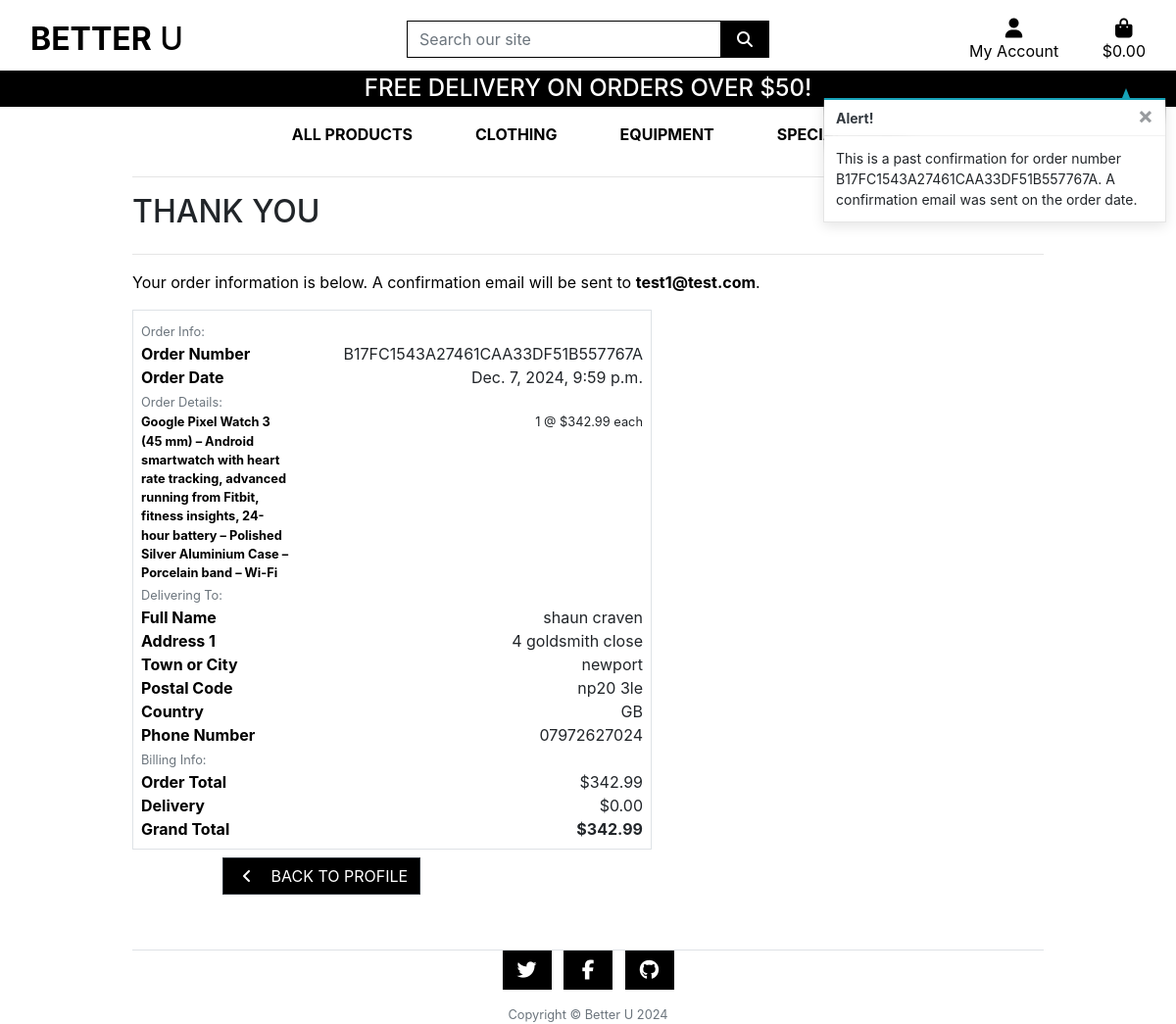
Screenshot of /profile/order_history/B17FC1543A27461CAA33DF51B557767A with the database file from the repository.
### checkout/models.py (models this page shows, shortened)
class Order(models.Model):
    order_number = models.CharField(max_length=32, null=False, editable=False)
    user_profile = models.ForeignKey(UserProfile, on_delete=models.SET_NULL,
                                     null=True, blank=True, related_name='orders')
    full_name = models.CharField(max_length=50, null=False, blank=False)
    email = models.EmailField(max_length=254, null=False, blank=False)
    phone_number = models.CharField(max_length=20, null=False, blank=False)
    country = CountryField(blank_label='Country *', null=False, blank=False)
    postcode = models.CharField(max_length=20, null=True, blank=True)
    town_or_city = models.CharField(max_length=40, null=False, blank=False)
    street_address1 = models.CharField(max_length=80, null=False, blank=False)
    street_address2 = models.CharField(max_length=80, null=True, blank=True)
    county = models.CharField(max_length=80, null=True, blank=True)
    date = models.DateTimeField(auto_now_add=True)
    delivery_cost = models.DecimalField(max_digits=6, decimal_places=2, null=False, default=0)
    order_total = models.DecimalField(max_digits=10, decimal_places=2, null=False, default=0)
    grand_total = models.DecimalField(max_digits=10, decimal_places=2, null=False, default=0)
    original_bag = models.TextField(null=False, blank=False, default='')
    stripe_pid = models.CharField(max_length=254, null=False, blank=False, default='')

class OrderLineItem(models.Model):
    order = models.ForeignKey(Order, null=False, blank=False, on_delete=models.CASCADE, related_name='lineitems')
    product = models.ForeignKey(Product, null=False, blank=False, on_delete=models.CASCADE)
    product_size = models.CharField(max_length=2, null=True, blank=True) # XS, S, M, L, XL
    quantity = models.IntegerField(null=False, blank=False, default=0)
    lineitem_total = models.DecimalField(max_digits=6, decimal_places=2, null=False, blank=False, editable=False)

### products/models.py (models this page shows, shortened)
class Product(models.Model):
    category = models.ForeignKey('Category', null=True, blank=True, on_delete=models.SET_NULL)
    sku = models.CharField(max_length=254, null=True, blank=True)
    name = models.CharField(max_length=254)
    description = models.TextField()
    has_sizes = models.BooleanField(default=False, null=True, blank=True)
    price = models.DecimalField(max_digits=6, decimal_places=2)
    rating = models.DecimalField(max_digits=6, decimal_places=2, null=True, blank=True)
    image_url = models.URLField(max_length=1024, null=True, blank=True)
    image = models.ImageField(null=True, blank=True)

### profiles/views.py (the view)
# urls.py: path('order_history/<order_number>',
def order_history(request, order_number):
    order = get_object_or_404(Order, order_number=order_number)
    messages.info(request, (
        f'This is a past confirmation for order number {order_number}. '
        'A confirmation email was sent on the order date.'
    ))
    template = 'checkout/checkout_success.html'
    context = {
        'order': order,
        'from_profile': True,
    }
    return render(request, template, context)

### bag/contexts.py (called while the page is built, shortened)
def bag_contents(request):
    bag_items = []
    total = 0
    product_count = 0
    bag = request.session.get('bag', {})
    if total < settings.FREE_DELIVERY_THRESHOLD:
        delivery = total * Decimal(settings.STANDARD_DELIVERY_PERCENTAGE / 100)
        free_delivery_delta = settings.FREE_DELIVERY_THRESHOLD - total
    else:
        delivery = 0
        free_delivery_delta = 0
    grand_total = delivery + total
    context = {
        'bag_items': bag_items,
        'total': total,
        'product_count': product_count,
        'delivery': delivery,
        'free_delivery_delta': free_delivery_delta,
        'free_delivery_threshold': settings.FREE_DELIVERY_THRESHOLD,
        'grand_total': grand_total,
    }
    return context

### checkout/templates/checkout/checkout_success.html (shortened to what this page needs)
{% extends "base.html" %}
{% load static %}
{% block extra_css %}
    <link rel="stylesheet" href="{% static 'checkout/css/checkout.css' %}">
{% endblock %}
{% block page_header %}
    <div class="container header-container">
    </div>
{% endblock %}
{% block content %}
    <div class="overlay"></div>
    <div class="container">
        <div class="row">
            <div class="col">
                <hr>
                <h2 class="logo-font mb-4">Thank You</h2>
                <hr>
                <p class="text-black">Your order information is below. A confirmation email will be sent to <strong>{{ order.email }}</strong>.</p>
            </div>
        </div>
        <div class="row">
            <div class="col-12 col-lg-7">
                <div class="order-confirmation-wrapper p-2 border">
                    <div class="row">
                        <div class="col">
                            <small class="text-muted">Order Info:</small>
                        </div>
                    </div>
                    <div class="row">
                        <div class="col-12 col-md-4">
                            <p class="mb-0 text-black font-weight-bold">Order Number</p>
                        </div>
                        <div class="col-12 col-md-8 text-md-right">
                            <p class="mb-0">{{ order.order_number }}</p>
                        </div>
                    </div>
                    <div class="row">
                        <div class="col-12 col-md-4">
                            <p class="mb-0 text-black font-weight-bold">Order Date</p>
                        </div>
                        <div class="col-12 col-md-8 text-md-right">
                            <p class="mb-0">{{ order.date }}</p>
                        </div>
                    </div>
                    <div class="row">
                        <div class="col">
                            <small class="text-muted">Order Details:</small>
                        </div>
                    </div>
                    {% for item in order.lineitems.all %}
                    <div class="row">
                        <div class="col-12 col-md-4">
                            <p class="small mb-0 text-black font-weight-bold">
                                {{ item.product.name }}{% if item.product_size %} - Size {{ item.product_size|upper }}{% endif %}
                            </p>
                        </div>
                        <div class="col-12 col-md-8 text-md-right">
                            <p class="small mb-0">{{ item.quantity }} @ ${{ item.product.price }} each</p>
                        </div>
                    </div>
                    {% endfor %}
                    <div class="row">
                        <div class="col">
                            <small class="text-muted">Delivering To:</small>
                        </div>
                    </div>
                    <div class="row">
                        <div class="col-12 col-md-4">
                            <p class="mb-0 text-black font-weight-bold">Full Name</p>
                        </div>
                        <div class="col-12 col-md-8 text-md-right">
                            <p class="mb-0">{{ order.full_name }}</p>
                        </div>
                    </div>
                    <div class="row">
                        <div class="col-12 col-md-4">
                            <p class="mb-0 text-black font-weight-bold">Address 1</p>
                        </div>
                        <div class="col-12 col-md-8 text-md-right">
                            <p class="mb-0">{{ order.street_address1 }}</p>
                        </div>
                    </div>
                    <div class="row">
                        <div class="col-12 col-md-4">
                            <p class="mb-0 text-black font-weight-bold">Town or City</p>
                        </div>
                        <div class="col-12 col-md-8 text-md-right">
                            <p class="mb-0">{{ order.town_or_city }}</p>
                        </div>
                    </div>
                    {% if order.postcode %}
                    <div class="row">
                        <div class="col-12 col-md-4">
                            <p class="mb-0 text-black font-weight-bold">Postal Code</p>
                        </div>
                        <div class="col-12 col-md-8 text-md-right">
                            <p class="mb-0">{{ order.postcode }}</p>
                        </div>
                    </div>
                    {% endif %}
                    <div class="row">
                        <div class="col-12 col-md-4">
                            <p class="mb-0 text-black font-weight-bold">Country</p>
                        </div>
                        <div class="col-12 col-md-8 text-md-right">
                            <p class="mb-0">{{ order.country }}</p>
                        </div>
                    </div>
                    <div class="row">
                        <div class="col-12 col-md-4">
                            <p class="mb-0 text-black font-weight-bold">Phone Number</p>
                        </div>
                        <div class="col-12 col-md-8 text-md-right">
                            <p class="mb-0">{{ order.phone_number }}</p>
                        </div>
                    </div>
                    <div class="row">
                        <div class="col">
                            <small class="text-muted">Billing Info:</small>
                        </div>
                    </div>
                    <div class="row">
                        <div class="col-12 col-md-4">
                            <p class="mb-0 text-black font-weight-bold">Order Total</p>
                        </div>
                        <div class="col-12 col-md-8 text-md-right">
                            <p class="mb-0">${{ order.order_total | floatformat:2 }}</p>
                        </div>
                    </div>
                    <div class="row">
                        <div class="col-12 col-md-4">
                            <p class="mb-0 text-black font-weight-bold">Delivery</p>
                        </div>
                        <div class="col-12 col-md-8 text-md-right">
                            <p class="mb-0">${{ order.delivery_cost | floatformat:2 }}</p>
                        </div>
                    </div>
                    <div class="row">
                        <div class="col-12 col-md-4">
                            <p class="mb-0 text-black font-weight-bold">Grand Total</p>
                        </div>
                        <div class="col-12 col-md-8 text-md-right">
                            <p class="mb-0"><strong>${{ order.grand_total | floatformat:2 }}</strong></p>
                        </div>
                    </div>
                </div>
            </div>
        </div>
        <div class="row">
            <div class="col-12 col-lg-7 text-right">
                <div class="col-12 col-lg-7 text-right">
                    {% if from_profile %}
                        <a href="{% url 'profile' %}" class="btn btn-dark rounded-0 my-2">
                            <span class="icon mr-2">
                                <i class="fas fa-angle-left"></i>
                            </span>
                            <span class="text-uppercase">Back to Profile</span>
                        </a>
                    {% endif %}
                </div>
            </div>
        </div>
    {% endblock %}

### static/css/base.css (style rules this page uses)
html { height: 100%; }
.icon { align-items: center; display: inline-flex; justify-content: center; height: 1.5rem; width: 1.5rem; }
.logo-font { text-transform: uppercase; }
.btn-dark { background: black; color: white; }
.text-black { color: #000 !important; }
.overlay { height: 100%; width: 100%; top: 0; left: 0; position: fixed; background: white; z-index: -1; }
@media (min-width: 1200px) { .container { max-width: 80%; } }
@media (min-width: 992px) { .header-container { padding-top: 164px; } }

### rows the page displays
Order: email "test1@test.com", order_number "B17FC1543A27461CAA33DF51B557767A", date "Dec. 7, 2024, 9:59 p.m.", full_name "shaun craven", street_address1 "4 goldsmith close", town_or_city "newport", postcode "np20 3le", country "GB", phone_number "07972627024", order_total "342.99", delivery_cost "0.00", grand_total "342.99"
OrderLineItem: product.name "Google Pixel Watch 3 (45 mm) – Android smartwatch with heart rate tracking, advanced running from Fitbit, fitness insights, 24-hour battery – Polished Silver Aluminium Case – Porcelain band – Wi-Fi", quantity "1", product.price "342.99"

### other values shown
{{ free_delivery_threshold }} "50"
{{ message }} "This is a past confirmation for order number B17FC1543A27461CAA33DF51B557767A. A confirmation email was sent on the order date."
